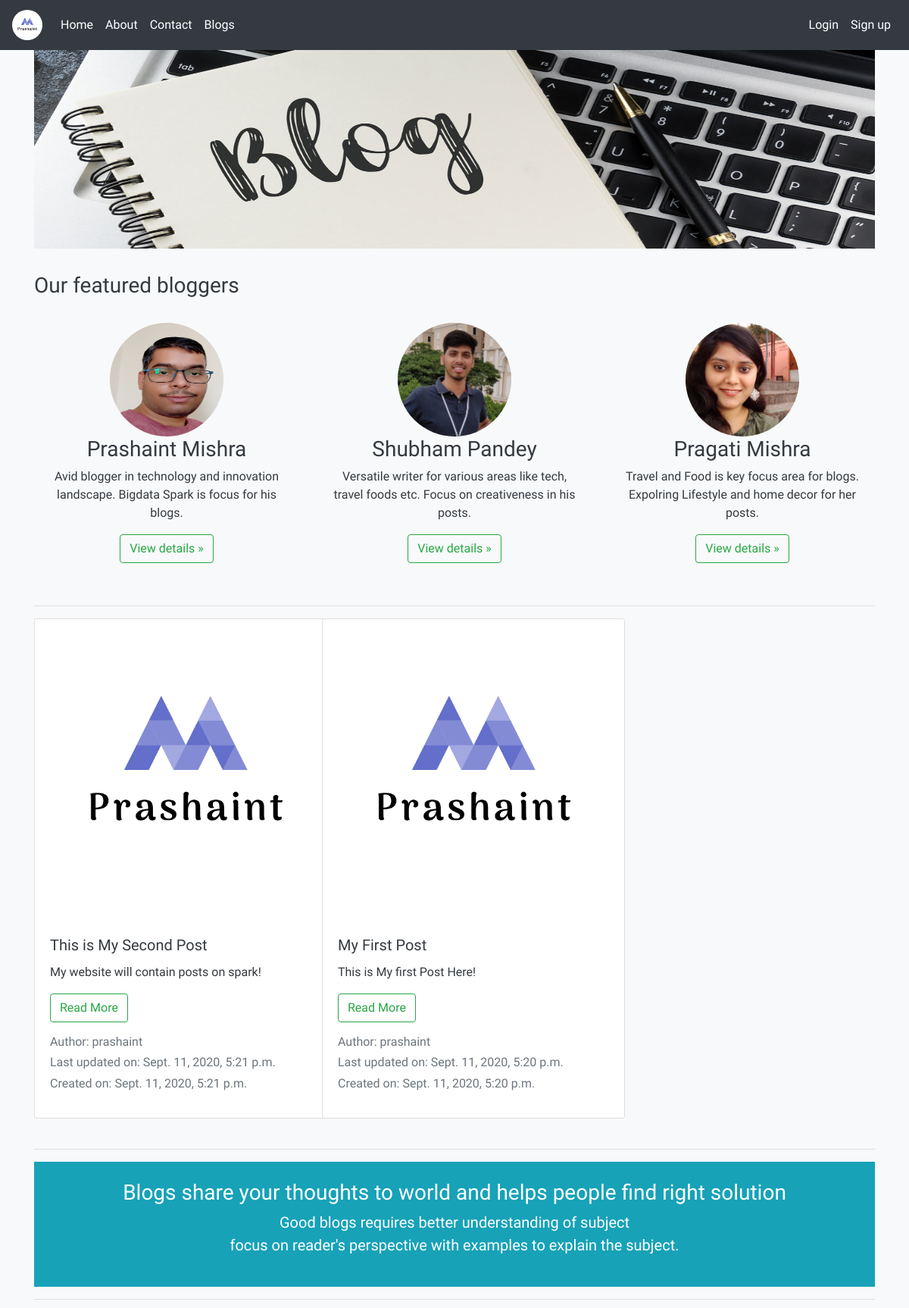
/blogs/ (upper part), run on an earlier commit of the app's database.
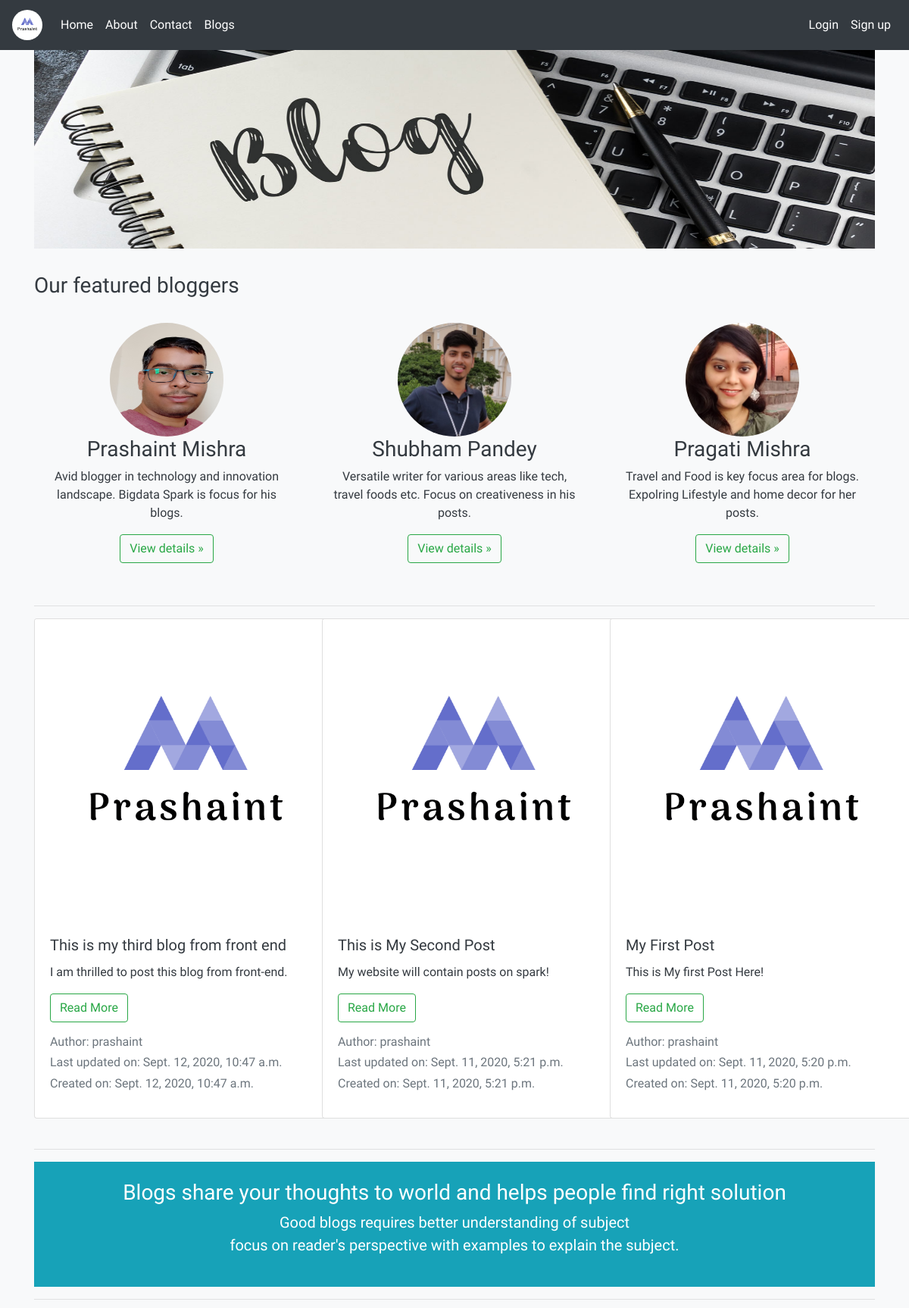
And on a later commit of the database.
### blogs/models.py (models this page shows, shortened)
class BlogPost(models.Model):
    title = models.CharField(max_length=200, unique=True)
    author = models.ForeignKey(User, on_delete=models.CASCADE, related_name='blog_author')
    updated_on = models.DateTimeField(auto_now=True)
    content = models.TextField()
    created_on = models.DateTimeField(auto_now_add=True)
    status = models.IntegerField(choices=STATUS, default=0)
    class Meta:
        ordering = ['-created_on']

### blogs/views.py (the view)
# urls.py: path('', views.tech_blogs, name='tech_blogs'),
def tech_blogs(request):
	blogs = BlogPost.objects.filter(status=1).order_by('-created_on')
	return render(request, 'blogs/tech_blogs.html', {'blogs':blogs})

### blogs/templates/blogs/tech_blogs.html
{% extends 'blogs/base.html' %}
{% block content %}
{% load static %}
  <div class="container marketing">
  <h3>Our featured bloggers</h3><br>
    <div class="row">
      <div class="col-lg-4">
        <img src="{% static '/prashaint.jpg' %}" class="rounded-circle" alt="Prashaint" width="150" height="150">
        <h3>Prashaint Mishra</h3>
        <p>Avid blogger in technology and innovation landscape. Bigdata Spark is focus for his blogs.</p>
        <p><a class="btn btn-outline-success" href="#" role="button">View details &raquo;</a></p>
      </div>
      <div class="col-lg-4">
        <img src="{% static '/shubham.jpg' %}" class="rounded-circle" alt="Prashaint" width="150" height="150">
        <h3>Shubham Pandey</h3>
        <p>Versatile writer for various areas like tech, travel foods etc. Focus on creativeness in his posts.</p>
        <p><a class="btn btn-outline-success" href="#" role="button">View details &raquo;</a></p>
      </div>
      <div class="col-lg-4">
        <img src="{% static '/pragati.jpg' %}" class="rounded-circle" alt="Prashaint" width="150" height="150">
        <h3>Pragati Mishra</h3>
        <p>Travel and Food is key focus area for blogs. Expolring Lifestyle and home decor for her posts.</p>
        <p><a class="btn btn-outline-success" href="#" role="button">View details &raquo;</a></p>
      </div>
    </div>
    <hr class="featurette-divider">
<div class="row row-cols-1 row-cols-md-3">
{% for blog in blogs %}
<div class="col mb-4">
  <div class="card bg-gradient-light text-dark" style="width: 25rem;">
    <img src="{% static '/logo.png' %}" class="card-img-top" alt="card-img">
    <div class="card-body">
      <h5 class="card-title">{{ blog.title }}</h5>
      <p class="card-text">{{ blog.content }}</p>
      <p><a class="btn btn-outline-success" href="{% url 'blogs:details' blog.id %}" role="button">Read More</a></p>
      <p class="text-muted">
        <h6><span class="text-muted">Author: {{ blog.author }}</span></h6>
        <h6><span class="text-muted">Last updated on: {{ blog.updated_on }}</span></h6>
        <h6><span class="text-muted">Created on: {{ blog.created_on }}</span></h6>
      </p>
    </div>
  </div>
</div>
{% endfor %}
</div>
<hr class="featurette-divider">
<div class="container-sm mt-3 text-center bg-info text-white">
  <br>
  <h3 class="display-6">Blogs share your thoughts to world and helps people find right solution</h1>
  <p class="lead">Good blogs requires better understanding of subject<br>focus on reader's perspective with examples to explain the subject.  </p>
  <br>
</div>
<hr class="featurette-divider">
  </div>
{% endblock %}

### blogs/templates/blogs/base.html (shortened to what this page needs)
{% load static %}
<!doctype html>
<html lang="en">
  <head>
    <link rel="stylesheet" href="https://stackpath.bootstrapcdn.com/bootstrap/4.5.0/css/bootstrap.min.css">
    <link rel="stylesheet" href="https://maxcdn.bootstrapcdn.com/font-awesome/4.7.0/css/font-awesome.min.css">
    <link rel="stylesheet" type="text/css" href="{% static '/custom.css' %}"/>
    <link href="{% static '/carousel.css' %}" rel="stylesheet">
  </head>
  <body class="bg-light text-dark">
    <header>
  <nav class="navbar navbar-expand-lg navbar-dark bg-dark text-white fixed-top">
    <a class="navbar-brand" href="{% url 'home' %}">
      <img class="rounded-circle" src="{% static '/logo.png' %}" alt="Logo" style="width:40px;">
    </a>
    <div class="collapse navbar-collapse" id="navbarCollapse">
      <ul class="navbar-nav mr-auto">
        <li class="nav-item">
          <a class="nav-link text-white" href="{% url 'home' %}">Home</a>
        </li>
        <li class="nav-item">
          <a class="nav-link text-white" href="{% url 'about' %}">About</a>
        </li>
        <li class="nav-item">
          <a class="nav-link text-white" href="#">Contact</a>
        </li>
        <li class="nav-item">
          <a class="nav-link text-white" href="{% url 'blogs:tech_blogs' %}">Blogs</a>
        </li>
      </ul>
        {% if user.is_authenticated %}
        <ul class="navbar-nav ml-auto">
        <li class="nav-item" >
            <a class="nav-link text-white" href="{% url 'blogs:new_blog_post' %}">Post New Blog</a>
        </li>
        <li class="nav-item" >
          <a class="nav-link text-white" href="{% url 'blogs:curr_user_blogs' %}">{{ user.username }} </a>
        </li>
        <li class="nav-item">
          <form action="{% url 'blogs:user_logout' %}" method="POST">
            {% csrf_token %}
            <button class="btn btn-outline-light" type="submit">Logout</button>
          </form>
        </li>
      </ul>
        {% else %}
        <ul class="navbar-nav ml-auto">
        <li class="nav-item">
          <a class="nav-link text-white" href="{% url 'blogs:user_login' %}">Login</a>
        </li>
        <li class="nav-item">
          <a class="nav-link text-white" href="{% url 'blogs:user_signup' %}">Sign up</a>
        </li>
      </ul>
        {% endif %}
    </div>
  </nav>
  <div class="container-lg mt-3 text-center text-info">
    <div class="jumbotron jumbotron-fluid bg-dark text-white" style="background-image: url({% static '/blogging_banner.jpg' %}); background-size: 100% 100%;">
      <div class="container-sm mt-3 text-center text-info">
      <br><br><br><br><br>
      </div>
    </div>
  </div>
</header>
<main role="main">
{% block content %}{% endblock %}
</main>
</html>

### portfolio/static/custom.css (style rules this page uses)
body { background: #f0e9e9; background-color: blanchedalmond; font-family: 'Varela Round', sans-serif; }

### portfolio/static/carousel.css (style rules this page uses)
body { padding-top: 3rem; padding-bottom: 3rem; color: #f3dede; }
.marketing .col-lg-4 { margin-bottom: 1.5rem; text-align: center; }
.marketing .col-lg-4 p { margin-right: .75rem; margin-left: .75rem; }
.featurette-divider { margin: rem 0; }

What changed in the data, as far as the page shows it:
added BlogPost: title "This is my third blog from front end", content "I am thrilled to post this blog from front-end.", author "prashaint", updated_on "Sept. 12, 2020, 10:47 a.m.", created_on "Sept. 12, 2020, 10:47 a.m."
